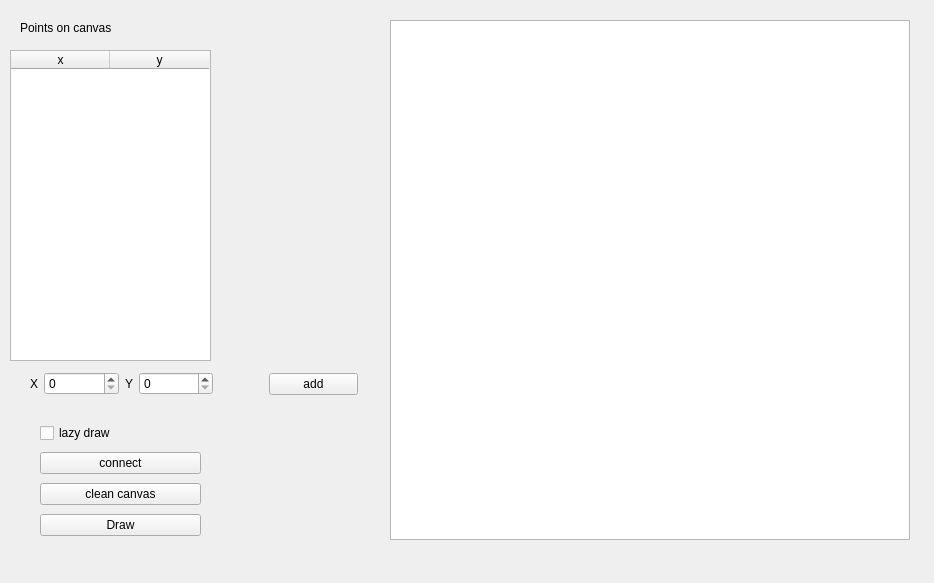
<?xml version="1.0" encoding="UTF-8"?>
<ui version="4.0">
 <class>MainWindow</class>
 <widget class="QMainWindow" name="MainWindow">
  <property name="geometry">
   <rect>
    <x>0</x>
    <y>0</y>
    <width>934</width>
    <height>583</height>
   </rect>
  </property>
  <property name="windowTitle">
   <string>MainWindow</string>
  </property>
  <widget class="QWidget" name="centralwidget">
   <widget class="QGraphicsView" name="canvas">
    <property name="geometry">
     <rect>
      <x>390</x>
      <y>20</y>
      <width>520</width>
      <height>520</height>
     </rect>
    </property>
   </widget>
   <widget class="QWidget" name="layoutWidget">
    <property name="geometry">
     <rect>
      <x>40</x>
      <y>420</y>
      <width>161</width>
      <height>121</height>
     </rect>
    </property>
    <layout class="QVBoxLayout" name="verticalLayout">
     <item>
      <widget class="QCheckBox" name="lazy_draw">
       <property name="text">
        <string>lazy draw</string>
       </property>
      </widget>
     </item>
     <item>
      <widget class="QPushButton" name="connect_button">
       <property name="text">
        <string>connect</string>
       </property>
      </widget>
     </item>
     <item>
      <widget class="QPushButton" name="clean_button">
       <property name="text">
        <string>clean canvas</string>
       </property>
      </widget>
     </item>
     <item>
      <widget class="QPushButton" name="draw_button">
       <property name="text">
        <string>Draw</string>
       </property>
      </widget>
     </item>
    </layout>
   </widget>
   <widget class="QLabel" name="label">
    <property name="geometry">
     <rect>
      <x>20</x>
      <y>20</y>
      <width>161</width>
      <height>16</height>
     </rect>
    </property>
    <property name="text">
     <string>Points on canvas</string>
    </property>
   </widget>
   <widget class="QTableWidget" name="table">
    <property name="geometry">
     <rect>
      <x>10</x>
      <y>50</y>
      <width>201</width>
      <height>311</height>
     </rect>
    </property>
    <property name="gridStyle">
     <enum>Qt::SolidLine</enum>
    </property>
    <property name="wordWrap">
     <bool>true</bool>
    </property>
    <property name="cornerButtonEnabled">
     <bool>true</bool>
    </property>
    <attribute name="horizontalHeaderDefaultSectionSize">
     <number>99</number>
    </attribute>
    <column>
     <property name="text">
      <string>x</string>
     </property>
    </column>
    <column>
     <property name="text">
      <string>y</string>
     </property>
    </column>
   </widget>
   <widget class="QWidget" name="layoutWidget">
    <property name="geometry">
     <rect>
      <x>30</x>
      <y>370</y>
      <width>328</width>
      <height>28</height>
     </rect>
    </property>
    <layout class="QHBoxLayout" name="horizontalLayout_3">
     <item>
      <layout class="QHBoxLayout" name="horizontalLayout">
       <item>
        <widget class="QLabel" name="label_2">
         <property name="sizePolicy">
          <sizepolicy hsizetype="Fixed" vsizetype="Fixed">
           <horstretch>0</horstretch>
           <verstretch>0</verstretch>
          </sizepolicy>
         </property>
         <property name="text">
          <string>X</string>
         </property>
        </widget>
       </item>
       <item>
        <widget class="QSpinBox" name="x_box">
         <property name="maximum">
          <number>520</number>
         </property>
        </widget>
       </item>
      </layout>
     </item>
     <item>
      <layout class="QHBoxLayout" name="horizontalLayout_2">
       <item>
        <widget class="QLabel" name="label_3">
         <property name="sizePolicy">
          <sizepolicy hsizetype="Fixed" vsizetype="Fixed">
           <horstretch>0</horstretch>
           <verstretch>0</verstretch>
          </sizepolicy>
         </property>
         <property name="text">
          <string>Y</string>
         </property>
        </widget>
       </item>
       <item>
        <widget class="QSpinBox" name="y_box">
         <property name="sizePolicy">
          <sizepolicy hsizetype="Minimum" vsizetype="Fixed">
           <horstretch>0</horstretch>
           <verstretch>0</verstretch>
          </sizepolicy>
         </property>
         <property name="maximum">
          <number>520</number>
         </property>
        </widget>
       </item>
      </layout>
     </item>
     <item>
      <spacer name="horizontalSpacer">
       <property name="orientation">
        <enum>Qt::Horizontal</enum>
       </property>
       <property name="sizeType">
        <enum>QSizePolicy::Fixed</enum>
       </property>
       <property name="sizeHint" stdset="0">
        <size>
         <width>50</width>
         <height>20</height>
        </size>
       </property>
      </spacer>
     </item>
     <item>
      <widget class="QPushButton" name="add_point_button">
       <property name="text">
        <string>add</string>
       </property>
      </widget>
     </item>
    </layout>
   </widget>
  </widget>
 </widget>
 <resources/>
 <connections/>
</ui>
